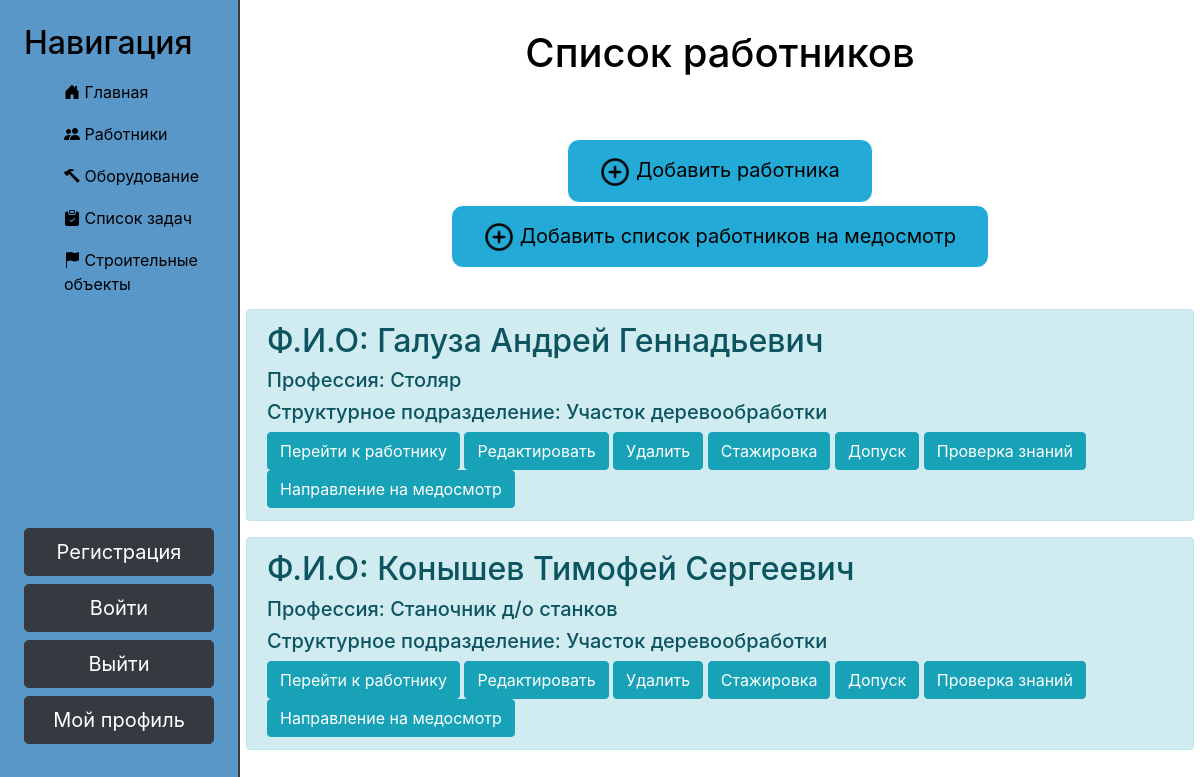
The app's page /workers/, older data.
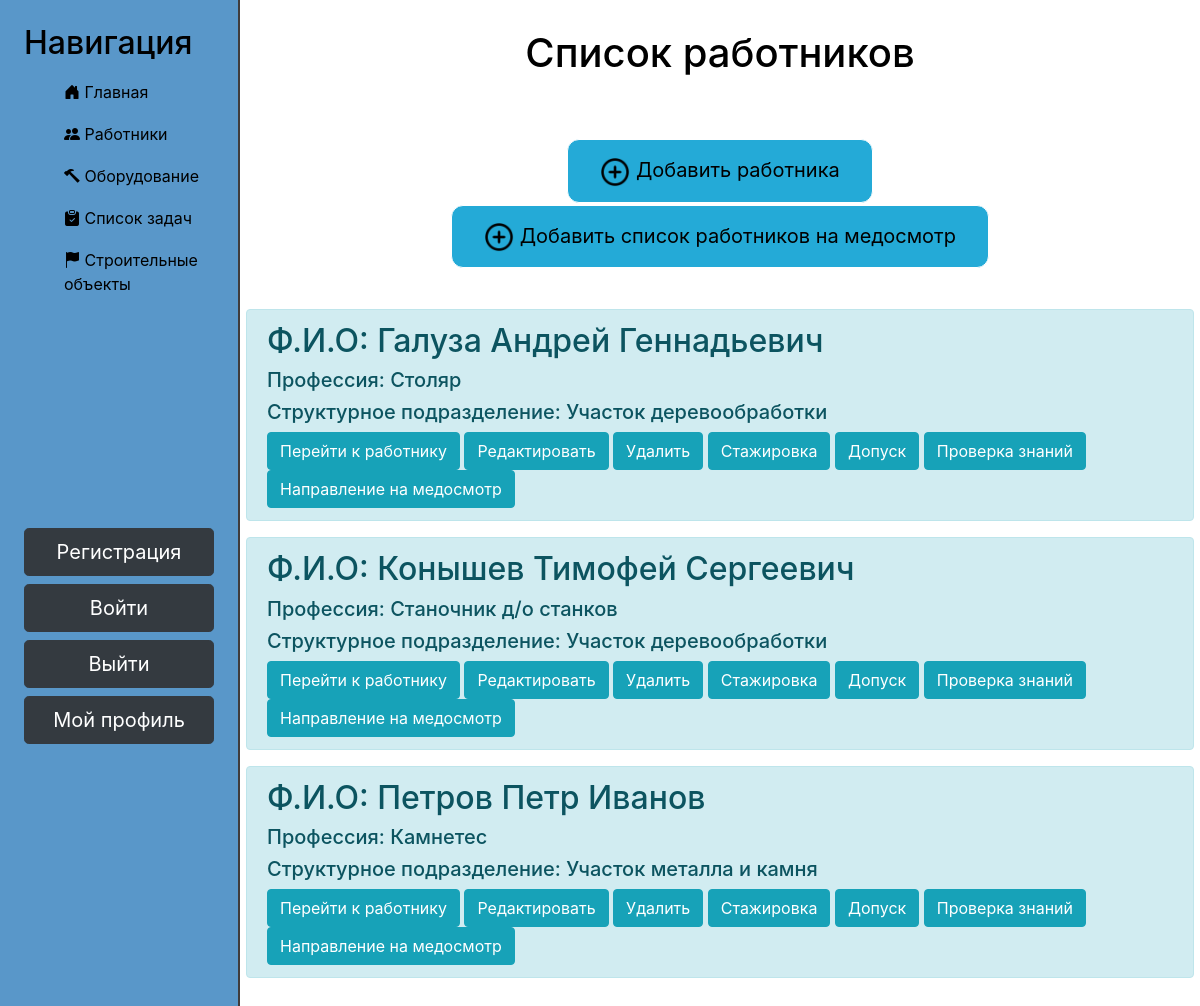
The same page, newer data.
### workers/models.py (models this page shows, shortened)
class Workers(models.Model):
    DIVISION_CHOICES = (
        ('Администрация', 'Администрация'),
        ('ОРСМУ', 'ОРСМУ'),
        ('Производственная база', 'Производственная база'),
        ('Мирский производственный участок', 'Мирский производственный участок'),
        ('Участок металла и камня', 'Участок металла и камня'),
        ('Участок деревообработки', 'Участок деревообработки'),
    )
    CHOICES = (
        ('начальник ОРСМУ Буковский С.А.', 'начальник ОРСМУ Буковский С.А.'),
        ('заместитель начальника ОРСМУ Волохов Д.В.', 'заместитель начальника ОРСМУ Волохов Д.В.'),
        ('производитель работ ОРСМУ Носко Ю.М.', 'производитель работ ОРСМУ Носко Ю.М.'),
        ('начальник Мирского производственного участка Дрик П.А.', 'начальник Мирского производственного участка Дрик П.А.'),
        ('начальник участка металла и камня Смольский Д.Ю.', 'начальник участка металла и камня Смольский Д.Ю.'),
        ('начальник участка деревообработки Знак С.Н.', 'начальник участка деревообработки Знак С.Н.'),
        ('Не было', 'Не было'),
        ('Другой', 'Другой'),
    )
    CHOICES_FREQUENCY = (
        ('1 раз в 2 года', '1 раз в 2 года'),
        ('1 раз в год', '1 раз в год'),
    )
    DANGEROUS_FACTORS_CHOICES = (
        ('Пыль растительного происхождения (А): древесина, пр.1, п.2.7;',
         'Пыль растительного происхождения (А): древесина, пр.1, п.2.7;'),
        ('Работы на механическом оборудовании, пр.3 п.12', 'Работы на механическом оборудовании, пр.3 п.12'),
        ('Работа на высоте, пр.3 п.1.', 'Работа на высоте, пр.3 п.1.'),
        ('Производственный шум, пр.1 п.4.4;', 'Производственный шум, пр.1 п.4.4;'),
        ('Тепловое излучение, пр. 1 п.4.9.', 'Тепловое излучение, пр. 1 п.4.9.'),
        ('Работы, связанные с оптическими приборами при длительности сосредоточенного наблюдения более 50 % времени рабочей смены пр.1 п.5.6',
         'Работы, связанные с оптическими приборами при длительности сосредоточенного наблюдения более 50 % времени рабочей смены пр.1 п.5.6'),
        ('Повышенная температура воздуха, пр. 1 п.4.8.', 'Повышенная температура воздуха, пр. 1 п.4.8.'),
        ('Углеводороды ароматические: бензол (К), толуол, ксилол, стирол и другие, пр.1, п.1.1.31.',
         'Углеводороды ароматические: бензол (К), толуол, ксилол, стирол и другие, пр.1, п.1.1.31.'),
        ('Альдегиды алифатические (предельные, непредельные и ароматические): формальдегид (К, А), ацетальдегид, акролеин, бензальдегид, фталевый (А), глутаровый альдегид (А), пр.1, п.1.1.2.',
         'Альдегиды алифатические (предельные, непредельные и ароматические): формальдегид (К, А), ацетальдегид, акролеин, бензальдегид, фталевый (А), глутаровый альдегид (А), пр.1, п.1.1.2.'),
    )
    surname = models.CharField('Фамилия', max_length=30)
    firstname = models.CharField('Имя', max_length=30)
    midname = models.CharField('Отчество', max_length=30)
    bday = models.CharField('Дата рождения', max_length=30, null=True, blank=True)
    profession = models.ForeignKey('Professions', on_delete=models.PROTECT, null=True)
    division = models.CharField('Структурное подразделение', max_length=50, choices=DIVISION_CHOICES, default='Администрация')
    adress = models.CharField('Адрес', max_length=150, null=True, blank=True)
    manager = models.CharField('Руководитель стажировки', max_length=150, choices=CHOICES, default="Не было")
    training_start = models.DateField('Дата начала стажировки', null=True, blank=True)
    training_end = models.DateField('Дата окончания стажировки', null=True, blank=True)
    exam = models.DateField('Дата текущей проверки знаний', null=True, blank=True)
    medical = models.DateField('Дата текущего мед. осмотра', null=True, blank=True)
    dangerous_factors = models.CharField('Вредные и опасные факторы', max_length=200, choices=DANGEROUS_FACTORS_CHOICES,
                                         null=True, blank=True)
    condition_class = models.CharField('Класс условий труда', max_length=10, null=True, blank=True)
    frequency = models.CharField('Периодичность проведения медицинского осмотра',
                                 max_length=20, choices=CHOICES_FREQUENCY, null=True, blank=True)
    class Meta:
        verbose_name = 'Worker'
        verbose_name_plural = 'Workers'

class Professions(models.Model):
    profession = models.CharField('Профессия', max_length=50)
    def __str__(self):
        return self.profession  # To display a profession not as an object, but by title
    class Meta:
        verbose_name = 'Profession'
        verbose_name_plural = 'Professions'

### workers/views.py (the view)
# urls.py: path('', views.my_workers, name='workers'),
def my_workers(request):
    workers = Workers.objects.all()
    return render(request, 'workers/workers.html', {'workers': workers})

### workers/templates/workers/workers.html (shortened to what this page needs)
{% extends 'main/base.html' %}
{% load static %}
{% block content %}
<div class="features">
    <h1>Список работников</h1>
</div>
<div class="features">
    <a href="{% url 'create_worker' %}">
        <button>
            <img src="{% static 'workers/img/add.png' %}" alt="add" width="30" height="30">
            <span class="create"> Добавить работника</span>
        </button>
    </a>
    <br>
    <a href="{% url 'medical_main' %}">
        <button>
            <img src="{% static 'workers/img/add.png' %}" alt="add" width="30" height="30">
            <span class="create"> Добавить список работников на медосмотр</span>
        </button>
    </a>
</div>
    <div class="plans">
        {% if workers %}
            {% for el in workers %}
                <div class="alert alert-info ">
                    <h2>Ф.И.О: {{ el.surname }} {{ el.firstname }} {{ el.midname }}</h2>
                    <h5>Профессия: {{ el.profession }}</h5>
                    <h5>Структурное подразделение: {{ el.division }}</h5>
                    <a href="{% url 'workers-detail' el.id %}" class="btn btn-info">
                        Перейти к работнику</a>
                    <a href="{% url 'workers-update' el.id %}" class="btn btn-info">
                        Редактировать </a>
                    <a href="{% url 'workers-delete' el.id %}" class="btn btn-info">
                        Удалить </a>
                    <a href="{% url 'training' el.id %}" class="btn btn-info">
                        Стажировка</a>
                    <a href="{% url 'admission' el.id %}" class="btn btn-info">
                        Допуск</a>
                    <a href="{% url 'exam' el.id %}" class="btn btn-info">
                        Проверка знаний</a>
                    <a href="#" class="btn btn-info">
                        Направление на медосмотр</a>
                </div>
            {% endfor %}
        {% else %}
            <h3>У вас нет работников</h3>
    </div>
        {% endif %}
{% endblock %}

Row changes from the older to the newer data that the page shows:
added Workers: surname "Петров", firstname "Петр", midname "Иванов", profession "Камнетес", division "Участок металла и камня"
